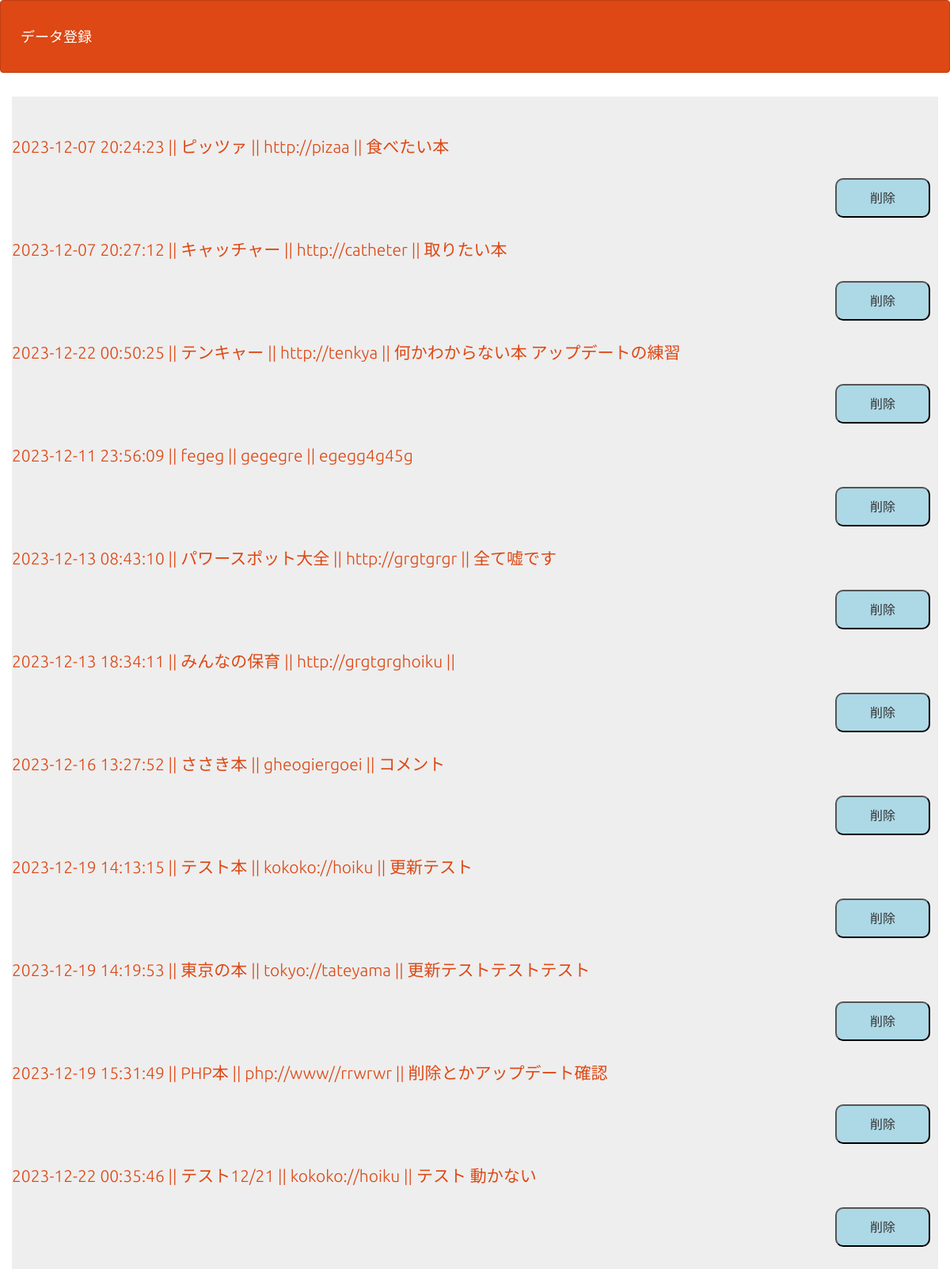
The page /select1.php on the database its author committed.
### tables this page shows
CREATE TABLE `gs_bm_table` (
  `id` int(12) NOT NULL,
  `bookname` varchar(64) NOT NULL,
  `bookurl` text NOT NULL,
  `booktext` text DEFAULT NULL,
  `indate` datetime NOT NULL
);

### select1.php (the view, shortened to what this page needs)
<?php
try {
  $pdo = new PDO('mysql:dbname=gs_db;charset=utf8;host=localhost','root','');
} catch (PDOException $e) {
  exit('DBConnectError:'.$e->getMessage());
}
$stmt = $pdo->prepare("SELECT * FROM gs_bm_table");
$status = $stmt->execute();
function h($str) {
  return htmlspecialchars($str, ENT_QUOTES, 'UTF-8');
}
$view="";
if ($status==false) {
  $error = $stmt->errorInfo();
  exit("ErrorQuery:".$error[2]);
}else{
  while( $result = $stmt->fetch(PDO::FETCH_ASSOC)){
    $view .="<p>";
    $view .='<a href="detail.php?id='  . $result['id']  .  '">';
    $view .= h($result['indate']) . " || ".($result['bookname']) . " || ".($result['bookurl']) . " || ".($result['booktext']);
    $view .='</a>';
    $view .="</p>";
    $view .='<a href="delete.php?id='  . $result['id']  .  '">';
        $view .= '<div style="text-align: right;"><button style="width: 120px; height: 50px; font-size: 16px; background-color: #add8e6; color: #333; border-radius: 10px;">削除</button></div>';
        $view .='</a>';
        $view .= '</p>';
  }
}
?>
<!DOCTYPE html>
<html lang="ja">
<head>
<link rel="stylesheet" href="css/range.css">
<link href="css/bootstrap.min.css" rel="stylesheet">
</head>
<body id="main">
<header>
  <nav class="navbar navbar-default">
    <div class="container-fluid">
      <div class="navbar-header">
      <a class="navbar-brand" href="index.php">データ登録</a>
      </div>
    </div>
  </nav>
</header>
<div>
    <div class="container jumbotron"><?= $view ?></div>
</div>
</body>
</html>

### select1.php (style rules this page uses)
div { padding: 10px;font-size:16px; }

### rows shown on the page
gs_bm_table: value "2023-12-07 20:24:23 || ピッツァ || http://pizaa || 食べたい本"
gs_bm_table: value "2023-12-07 20:27:12 || キャッチャー || http://catheter || 取りたい本"
gs_bm_table: value "2023-12-22 00:50:25 || テンキャー || http://tenkya || 何かわからない本 アップデートの練習"
gs_bm_table: value "2023-12-11 23:56:09 || fegeg || gegegre || egegg4g45g"
gs_bm_table: value "2023-12-13 08:43:10 || パワースポット大全 || http://grgtgrgr || 全て嘘です"
gs_bm_table: value "2023-12-13 18:34:11 || みんなの保育 || http://grgtgrghoiku ||"
gs_bm_table: value "2023-12-16 13:27:52 || ささき本 || gheogiergoei || コメント"
gs_bm_table: value "2023-12-19 14:13:15 || テスト本 || kokoko://hoiku || 更新テスト"
gs_bm_table: value "2023-12-19 14:19:53 || 東京の本 || tokyo://tateyama || 更新テストテストテスト"
gs_bm_table: value "2023-12-19 15:31:49 || PHP本 || php://www//rrwrwr || 削除とかアップデート確認"
gs_bm_table: value "2023-12-22 00:35:46 || テスト12/21 || kokoko://hoiku || テスト 動かない"
